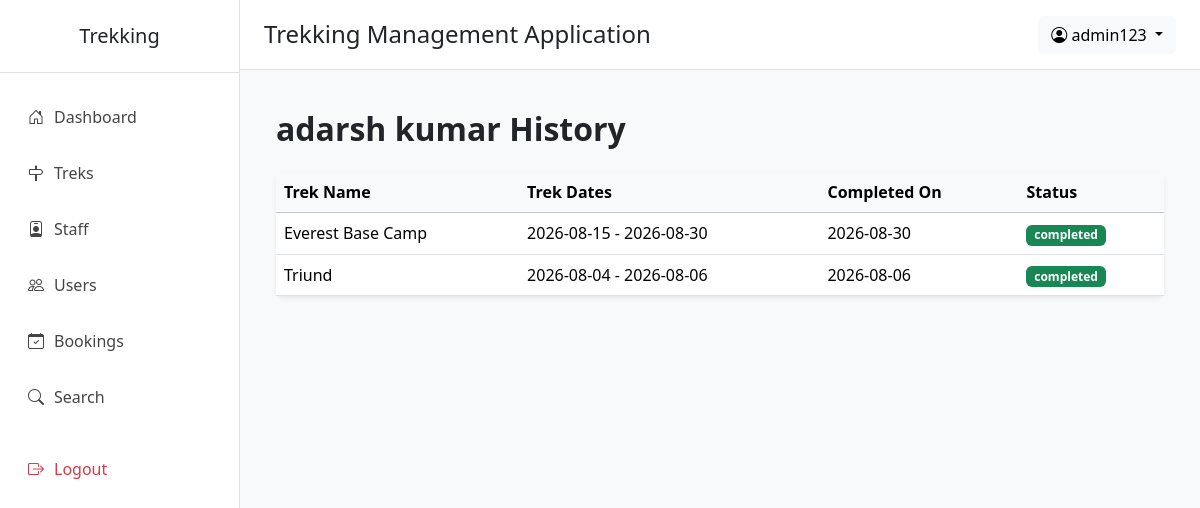
The app's page /history/2 (signed in) with its own data.
### application/models.py (models this page shows)
class User(db.Model):
    __tablename__="users"
    id=db.Column(db.Integer(),primary_key=True,autoincrement=True)
    name=db.Column(db.String(),nullable=False)
    email=db.Column(db.String(),nullable=False,unique=True)
    phone=db.Column(db.String(),nullable=True)
    password=db.Column(db.String(),nullable=False)
    contact=db.Column(db.String(),nullable=True)
    role=db.Column(db.String(),default="user")       # admin | user | staff
    status=db.Column(db.String(),default="active")   # active | blacklisted | pending | rejected
    created_at=db.Column(db.DateTime(),server_default=db.func.now())
    updated_at=db.Column(db.DateTime(),server_default=db.func.now(),onupdate=db.func.now())
    staff_profile = db.relationship(
        "Staff",
        backref="user",
        uselist=False,
        foreign_keys="Staff.userid"
    )
    bookings = db.relationship(
        "Booking",
        backref="user",
        cascade="all, delete-orphan"
    )

class Booking(db.Model):
    __tablename__ = "bookings"
    id = db.Column(db.Integer(), primary_key=True)
    user_id = db.Column(db.Integer(), db.ForeignKey("users.id"), nullable=False)
    trek_id = db.Column(db.Integer(), db.ForeignKey("treks.id"), nullable=False)
    booking_date = db.Column(db.DateTime(), default=db.func.now())
    status = db.Column(db.String(20), nullable=False, default="booked")
    payment_status = db.Column(db.String(20), nullable=False, default="Pending")
    cancelled_at = db.Column(db.DateTime, nullable=True)

class Trek(db.Model):
    __tablename__="treks"
    id = db.Column(db.Integer(),primary_key=True)
    name = db.Column(db.String(),nullable=False)
    location = db.Column(db.String(),nullable=False)
    price=db.Column(db.Integer(),nullable=False)
    difficulty = db.Column(db.String(),nullable=False) # Easy | Medium | Hard
    duration_days = db.Column(db.Integer(),nullable=False)
    total_slots = db.Column(db.Integer(),nullable=False)
    avl_slots = db.Column(db.Integer(),nullable=False)
    assigned_staff_id = db.Column(db.Integer(),db.ForeignKey("staff.id"),nullable=True)
    status = db.Column(db.String(),default="open") #  open | closed | started | completed
    start_date = db.Column(db.DateTime(),nullable=False)
    end_date = db.Column(db.DateTime(),nullable=False)
    desc = db.Column(db.String(),nullable=True)
    created_by = db.Column(db.Integer(),db.ForeignKey("users.id"),nullable=False)
    created_at = db.Column(db.DateTime(),server_default=db.func.now())
    updated_at = db.Column(db.DateTime(),server_default=db.func.now(),onupdate=db.func.now())
    bookings = db.relationship(
        "Booking",
        backref="trek",
        cascade="all, delete-orphan"
    )

### application/admin_routes.py (the view)
@app.route("/history/<int:user_id>")
def user_history(user_id):
    user=User.query.filter_by(id=user_id).first()
    history=Booking.query.filter_by(user_id=user_id).all()
    this_admin=User.query.filter_by(id=session["admin_id"]).first()
    return render_template("admin/history.html",user=user,history=history,this_admin=this_admin)

### templates/admin/history.html (shortened to what this page needs)
{% extends "admin/base.html" %}
{% block content %}
<div class="container-fluid">
    <h2 class="fw-bold mb-4">
        {{user.name}} History
    </h2>
    <div class="card shadow-sm border-0">
        <div class="card-body p-0">
            <table class="table table-hover align-middle mb-0">
                <thead class="table-light">
                    <tr>
                        <th>Trek Name</th>
                        <th>Trek Dates</th>
                        <th>Completed On</th>
                        <th>Status</th>
                    </tr>
                </thead>
                <tbody>
                    {% for c in history %}
                    <tr>
                        <td>{{c.trek.name}}</td>
                        <td>{{c.trek.start_date.date()}} - {{c.trek.end_date.date()}}</td>
                        <td>{{c.trek.end_date.date()}}</td>
                        <td>
                            <span class="badge bg-success">
                                {{c.trek.status}}
                            </span>
                        </td>
                    </tr>
                    {% endfor %}
                </tbody>
            </table>
        </div>
    </div>
</div>
{% endblock %}

### templates/admin/base.html (shortened to what this page needs)
<!DOCTYPE html>
<html lang="en">
<head>
    <link href="https://cdn.jsdelivr.net/npm/bootstrap@5.3.8/dist/css/bootstrap.min.css" rel="stylesheet">
    <link href="https://cdn.jsdelivr.net/npm/bootstrap-icons@1.11.3/font/bootstrap-icons.css" rel="stylesheet">
</head>
<body>
<div class="d-flex">
    <div class="sidebar">
        <h5 class="text-center py-4 border-bottom">
            Trekking
        </h5>
        <ul class="nav flex-column mt-3">
            <li class="nav-item">
                <a class="nav-link {% if request.path == '/admin/dashboard' %}active{% endif %}" href="/admin/dashboard">
                    <i class="bi bi-house-door"></i>Dashboard
                </a>
            </li>
            <li class="nav-item">
                <a class="nav-link {% if '/admin/trek' in request.path %}active{% endif %}" href="/admin/treks">
                    <i class="bi bi-signpost"></i>Treks
                </a>
            </li>
            <li class="nav-item">
                <a class="nav-link {% if '/admin/staff' in request.path %}active{% endif %}" href="/admin/staff">
                    <i class="bi bi-person-badge"></i>Staff
                </a>
            </li>
            <li class="nav-item">
                <a class="nav-link {% if '/admin/users' in request.path %}active{% endif %}" href="/admin/users">
                    <i class="bi bi-people"></i>Users
                </a>
            </li>
            <li class="nav-item">
                <a class="nav-link {% if '/admin/all/booking' in request.path %}active{% endif %}" href="/admin/all/booking">
                    <i class="bi bi-calendar-check"></i>Bookings
                </a>
            </li>
            <li class="nav-item">
                <a class="nav-link {% if '/admin/search' in request.path %}active{% endif %} " href="/admin/search">
                    <i class="bi bi-search"></i>Search
                </a>
            </li>
            <li class="nav-item mt-3">
                <a class="nav-link text-danger" href="/logout">
                    <i class="bi bi-box-arrow-right"></i>Logout
                </a>
            </li>
        </ul>
    </div>
    <div class="flex-grow-1">
        <nav class="navbar topbar px-4">
            <h4 class="mb-0">
                Trekking Management Application
            </h4>
            <div class="dropdown">
                <button class="btn btn-light dropdown-toggle"
                        data-bs-toggle="dropdown">
                    <i class="bi bi-person-circle"></i>
                    {{ this_admin.name }}
                </button>
            </div>
        </nav>
        <div class="container-fluid p-4">
            {% block content %}
            {% endblock %}
        </div>
    </div>
</div>
</body>
</html>

### templates/admin/base.html (style rules this page uses)
body { background:#f8f9fa; overflow-x:hidden; }
.sidebar { width:240px; min-height:100vh; background:#fff; border-right:1px solid #dee2e6; }
.sidebar .nav-link { color:#444; padding:12px 18px; border-radius:8px; margin:4px 10px; font-weight:500; transition:.3s; }
.sidebar i { margin-right:10px; }
.topbar { background:#fff; border-bottom:1px solid #dee2e6; height:70px; }

### records on screen
User: name "admin123"
User: name "adarsh kumar"
Booking: trek.name "Everest Base Camp", trek.start_date "2026-08-15", trek.end_date "2026-08-30", trek.status "completed"
Booking: trek.name "Triund", trek.start_date "2026-08-04", trek.end_date "2026-08-06", trek.status "completed"
